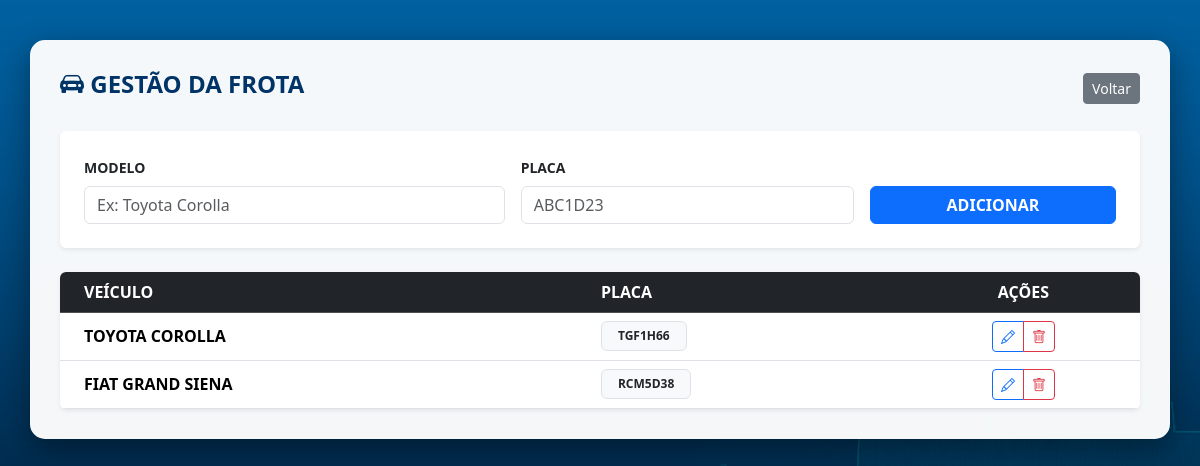
/gestao-veiculos (signed in), run on the app's committed database.
### app.py (models this page shows)
class Veiculo(db.Model):
    id = db.Column(db.Integer, primary_key=True)
    modelo = db.Column(db.String(50), nullable=False)
    placa = db.Column(db.String(10), default="OFICIAL")
    km_atual = db.Column(db.Integer, default=0) # Esta é a coluna que faltava
    km_revisao_proxima = db.Column(db.Integer, default=10000) # E esta também

### app.py (the view)
@app.route('/gestao-veiculos', methods=['GET', 'POST'])
@login_required
def gestao_veiculos():
    if current_user.cargo != 'Admin': return redirect(url_for('index'))
    form = VeiculoForm()
    if form.validate_on_submit():
        novo_v = Veiculo(modelo=form.modelo.data, placa=form.placa.data.upper())
        db.session.add(novo_v); db.session.commit()
        flash('Veículo cadastrado!', 'success')
        return redirect(url_for('gestao_veiculos'))
    veiculos = Veiculo.query.all()
    return render_template('gestao_veiculos.html', form=form, veiculos=veiculos)

### app.py
class VeiculoForm(FlaskForm):
    modelo = StringField('Modelo do Veículo', validators=[DataRequired()])
    placa = StringField('Placa', validators=[DataRequired(), Length(min=7, max=8)])
    submit = SubmitField('Salvar Veículo')

### app.py (called while the page is built)
@login_manager.user_loader
def load_user(user_id):
    return db.session.get(Usuario, int(user_id))

### templates/gestao_veiculos.html (shortened to what this page needs)
<!DOCTYPE html>
<html lang="pt-br">
<head>
    <link href="https://cdn.jsdelivr.net/npm/bootstrap@5.3.3/dist/css/bootstrap.min.css" rel="stylesheet">
    <link rel="stylesheet" href="https://cdn.jsdelivr.net/npm/bootstrap-icons@1.11.3/font/bootstrap-icons.min.css">
</head>
<body>
    <div class="container main-container">
        <div class="d-flex justify-content-between align-items-center mb-4">
            <h4 class="fw-bold" style="color: #003366;"><i class="bi bi-car-front-fill"></i> GESTÃO DA FROTA</h4>
            <a href="{{ url_for('index') }}" class="btn btn-sm btn-secondary">Voltar</a>
        </div>
        <div class="card shadow-sm border-0 mb-4 p-4">
            <form method="POST" class="row g-3 align-items-end">
                <div class="col-md-5">
                    <label class="form-label fw-bold small">MODELO</label>
                    {{ form.modelo(class="form-control", placeholder="Ex: Toyota Corolla") }}
                </div>
                <div class="col-md-4">
                    <label class="form-label fw-bold small">PLACA</label>
                    {{ form.placa(class="form-control", placeholder="ABC1D23") }}
                </div>
                <div class="col-md-3">
                    <button type="submit" class="btn btn-primary w-100 fw-bold">ADICIONAR</button>
                </div>
            </form>
        </div>
        <div class="card shadow-sm border-0 overflow-hidden">
            <table class="table table-hover mb-0 align-middle">
                <thead class="table-dark">
                    <tr>
                        <th class="ps-4">VEÍCULO</th>
                        <th>PLACA</th>
                        <th class="text-center">AÇÕES</th>
                    </tr>
                </thead>
                <tbody>
                    {% for v in veiculos %}
                    <tr>
                        <td class="ps-4 fw-bold text-uppercase">{{ v.modelo }}</td>
                        <td><span class="badge bg-light text-dark border px-3 py-2">{{ v.placa }}</span></td>
                        <td class="text-center">
                            <div class="btn-group">
                                <button class="btn btn-sm btn-outline-primary" data-bs-toggle="modal" data-bs-target="#editModal{{ v.id }}">
                                    <i class="bi bi-pencil"></i>
                                </button>
                                <a href="{{ url_for('excluir_veiculo', id=v.id) }}" class="btn btn-sm btn-outline-danger" onclick="return confirm('Excluir?')">
                                    <i class="bi bi-trash"></i>
                                </a>
                            </div>
                        </td>
                    </tr>
                    {% endfor %}
                </tbody>
            </table>
        </div>
    </div>
</body>
</html>

### data on the page
Veiculo: modelo "TOYOTA COROLLA", placa "TGF1H66"
Veiculo: modelo "FIAT GRAND SIENA", placa "RCM5D38"
